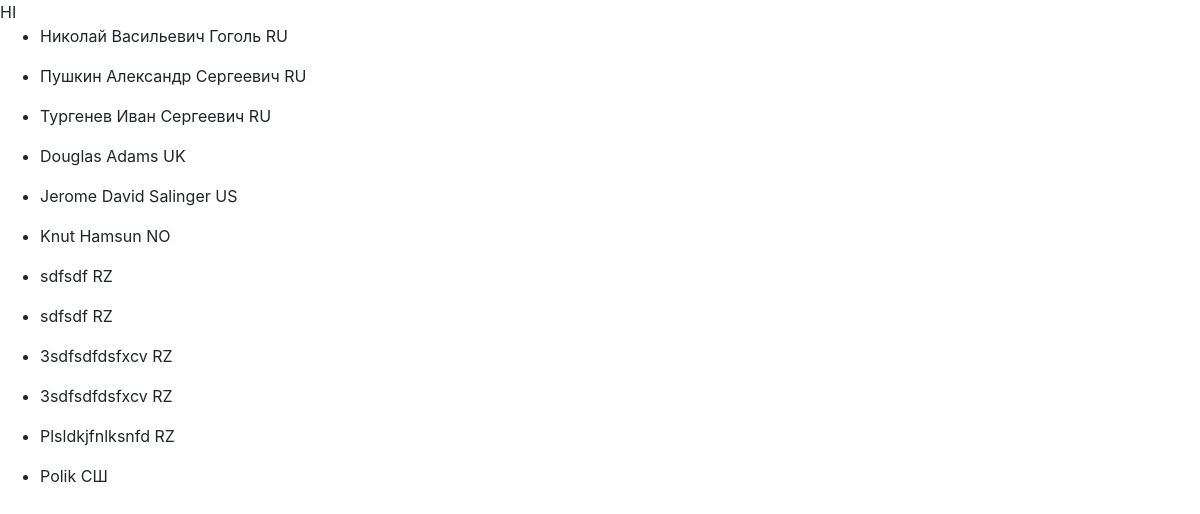
The app's page /authors with its own data.
### p_library/models.py (models this page shows, shortened)
class Author(models.Model):
    full_name = models.CharField(max_length=128)
    birth_year = models.SmallIntegerField()
    country = models.CharField(max_length=2)

### p_library/views.py (the view)
# urls.py: path('authors', AuthorList.as_view(), name='author_list'),
class AuthorList(ListView):
    model = Author
    template_name = 'authors_list.html'

### p_library/templates/authors_list.html
{% extends 'base.html' %}
{% block body %}
    {% for author in object_list %}
        <ul>
            <li>{{ author.full_name }} {{ author.country }}</li>
        </ul>
    {% endfor %}
{% endblock %}

### records on screen
Author: full_name "Николай Васильевич Гоголь", country "RU"
Author: full_name "Пушкин Александр Сергеевич", country "RU"
Author: full_name "Тургенев Иван Сергеевич", country "RU"
Author: full_name "Douglas Adams", country "UK"
Author: full_name "Jerome David Salinger", country "US"
Author: full_name "Knut Hamsun", country "NO"
Author: full_name "sdfsdf", country "RZ"
Author: full_name "sdfsdf", country "RZ"
Author: full_name "3sdfsdfdsfxcv", country "RZ"
Author: full_name "3sdfsdfdsfxcv", country "RZ"
Author: full_name "Plsldkjfnlksnfd", country "RZ"
Author: full_name "Polik", country "СШ"
